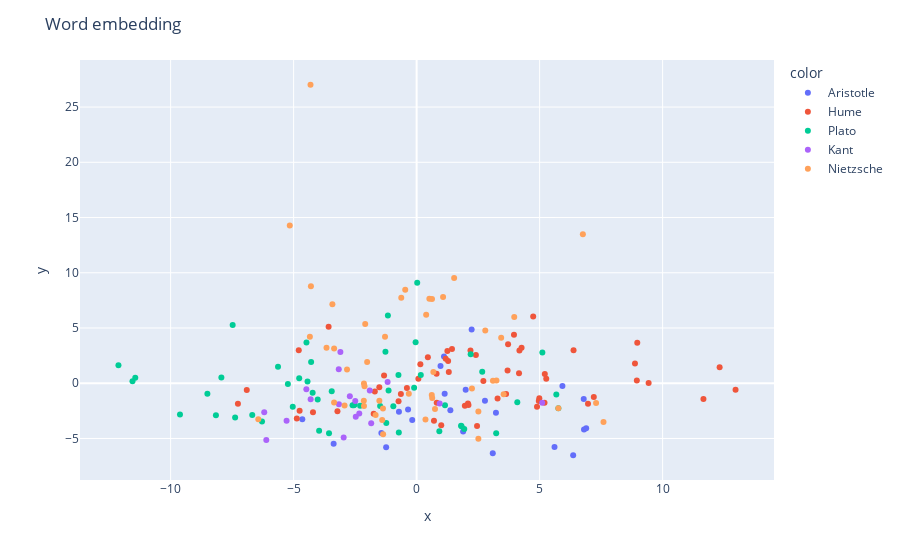

Source (notebook cell):
### Code cell
from tqdm import tqdm

sub_df = philo_df.sample(n=200, random_state=42)
sub_df.reset_index(inplace=True)
vector_mat = np.zeros((len(sub_df), len(sub_df.spacy_vec.values[0])))
for i, row in tqdm(sub_df.iterrows()):
    if len(row.spacy_vec) == 0:
        continue
    vector_mat[i] = row.spacy_vec 
print(np.array(vector_mat).shape, vector_mat[0].shape)
# X = np.array([np.array(e) for e in tfidf_mat])
y = decompose_embed(vector_mat)
aut_list = sub_df.author.values
sent_list = sub_df.sentence.values
show_embedding(y, aut_list, sent_list)

### Figure 1 — Plotly figure (JSON) as saved in the notebook; plotly's stock layout.template omitted (floating-point values rounded to 4 significant figures)
{"data": [{"customdata": [["And this is the reason why all things should have a price set upon them, because thus there may be exchange at any time, and if exchange then dealing."], ["The bees sit upon the combs, in order to bring them to maturity."], ["The appendages of the stomach appear to be peculiar to fishes and birds, for birds have them above the stomach, and few in number, but in fish they are above, and around the stomach."], ["For example, Orestes in the Iphigenia reveals the fact that he is Orestes."], ["And that I with glozing smoothness hid a cruel mind within."], ["Thus, heat, cold, disease, health, and so on are dispositions."], ["It is a sign of this disease, when they hang down their ears and will not eat."], ["We must not be disturbed because it may be argued that, though proposing to discuss the category of quality, we have included in it many relative terms."], ["Some have two wings, as the flies; others four, as the bees; none of the diptera have a caudal sting."], ["Some of them are capable of motion, as the pecten, for some persons say that the pectens can fly, for that they sometimes leap out of the instrument by which they are taken."], ["The males become hard and shining."], ["It is plain that there are instances of this."], ["And when it is dissected, the food is like an egg, though the ovum be no longer there."], ["So that portions of it may be observed in the intestines of birds if they are dissected on the tenth day after exclusion from the egg."], ["There are also many modifications of language, which we concede to the poets."], ["Mares and cows shew the vehemence of their desire by the swelling of their genital parts."], ["And round this a membrane filled with veins: this membrane is like skin, and encloses the brain."], ["Dramatic action, therefore, is not with a view to the representation of character: character comes in as subsidiary to the actions."], ["Being then unrefined, it is evidently the lower of the two."], ["Furthermore, Friendship seems to be the bond of Social Communities, and legislators seem to be more anxious to secure it than Justice even."], ["for, in general, when governments alter, they alter into the contrary species to what they before were, and not into one like their former."], ["If it survives to the fourth month, the parts appear formed."], ["This is meant for an exhaustive division of goods, which are either so in esse or in posse."]], "hovertemplate": "color=Aristotle<br>x=%{x}<br>y=%{y}<br>sentence=%{customdata[0]}<extra></extra>", "legendgroup": "Aristotle", "marker": {"color": "#636efa", "symbol": "circle"}, "mode": "markers", "name": "Aristotle", "orientation": "v", "showlegend": true, "type": "scatter", "x": [-4.647, 0.9719, 6.804, 5.927, 1.113, 3.225, 1.995, -1.239, 6.793, 1.372, 1.14, -3.373, 3.096, 6.892, -0.7182, 2.237, 5.606, -1.432, 1.892, -0.3476, -0.1785, 6.364, 2.779], "xaxis": "x", "y": [-3.263, 1.549, -4.193, -0.2444, 2.428, -2.666, -0.5883, -5.787, -1.436, -2.437, -0.9603, -5.484, -6.34, -4.084, -2.571, 4.871, -5.762, -4.514, -4.367, -2.385, -3.33, -6.519, -1.578], "yaxis": "y"}, {"customdata": [["vi p. 537, 544, 547 v Rush, vol."], ["The Athenian Democracy was such a tumultuary government as we can scarce form a notion of in the present age of the world."], ["of England, married the heiress of that kingdom, and transmitted his title to the younger branches of his family."], ["But there were several reasons which deterred the king from openly avowing their enterprise."], ["He there found that Gorges, whom he had sent before to capitulate with the lord keeper and the other counsellors, had given all of them their liberty, and had gone to court with them."], ["His social virtues, more valuable than the greatest capacity, met with a recompense more precious than noisy fame, and more suitable--contentment and tranquillity."], ["To begin with contiguity; it has been remarked among the Mahometans as well as Christians, that those pilgrims, who have seen or the , are ever after more faithful and zealous believers, than those who have not had that advantage."], ["Cromwell, though himself a barbarian was not insensible to literary merit."], ["For how can an effect, which either is finite, or, for aught we know, may be so; how can such an effect, I say, prove an infinite cause?"], ["He died in 1701, aged sixty-nine."], ["But, in the progress of the quarrel, the state of affairs was much changed on both sides."], [" Beef and pork were ordered to be sold at a halfpenny a pound; mutton and veal at a halfpenny half a farthing, money of that age."], ["The latter has it not in his power."], ["It is impossible to refute a system, which has never yet been explained."], [": In times past, men were contented to dwell in houses builded of sallow, willow, etc."], ["They instantly reversed the former vote, and declared the kings concessions unsatisfactory."], ["Faint not, Hewit of Heathfield."], ["The great zeal of the city facilitated this undertaking."], ["A battle ensued, where De Ruyter was killed."], ["But notwithstanding the small hold which the witnesses afforded, the prisoner was able, in many material particulars, to discredit their testimony."], [" The ancient soldiers, being free citizens above the lowest rank, were all married."], ["This therefore makes the difference between particular deliberations and general reasonings, and renders subtlety and refinement much more suitable to the latter than to the former."], ["Theodore, however, continued some privileges to the English, on account of their being the discoverers of the communication between Europe and his country."], ["Let us apply it to love, to hatred, to humility, to pride; none of them ever arises in the smallest degree imaginable."], ["They immediately voted an address for a proclamation against conventicles."], ["To attempt a farther proof of this were to weaken its evidence; since no proof can be derived from any fact, of which we are so intimately conscious; nor is there any thing, of which we can be certain, if we doubt of this."], ["The judges were reduced to great difficulties between the dangers from the law, and those which arose from the violence of present power and authority."], ["had advanced some pretensions to those provinces, and had got possession of a considerable part of them."], ["And thus on each hand, before and behind, above and below, every animal is surrounded with enemies, which incessantly seek his misery and destruction."], [" His sons and conjunct successors, Sexted and Seward, relapsed into idolatry, and were soon after slain in a battle against the West Saxons."], ["Throgmorton, about this time, unwilling to intrust to letters the great secrets committed to him, obtained leave, under some pretext, to come over to London."], [" Augustine, on his arrival in Kent in the year 597, found the danger much less than he had apprehended."], ["The Dutch army marched first to Exeter; and the princes declaration was there published."], ["Such palpable absurdities were at that time admitted; and they were regarded by the peers of England as a sufficient reason for sacrificing an innocent queen to the cruelty of their tyrant."], ["All causes with regard to the revenue are appealed ultimately to the magistrates."], ["But nations can subsist without intercourse."], ["But all these schemes for promoting industry were likely to prove abortive by the fear of domestic convulsions, arising from the ambition of Warwick."], ["You cannot say that these, of themselves, always, and in all circumstances, are crimes."], ["The occasion was, to acquaint him with a conversation which he had lately had with Puffendorf, the Swedish agent, who had passed by the Hague in the way from Paris to his own country."], ["The clergy were at that time reduced to great difficulties, not only in Scotland, but all over Europe."], ["No satisfaction can ever be attained by these speculations, which so far exceed the narrow bounds of human understanding."], ["Though the English nation be naturally candid and sincere, hypocrisy prevailed among them beyond any example in ancient or modern times."], ["The conduct of the prince with regard to Scotland, was founded on the same prudent and moderate maxims."], ["Are the changes of our body from infancy to old age more regular and certain than those of our mind and conduct?"], ["Your theory itself cannot surely pretend to any such advantage, even though you have run into Anthropomorphism, the better to preserve a conformity to common experience."], ["Such were the mighty alterations which already had fully taken place, or were gradually advancing, in the house of peers; that is, in the parliament: for there seems anciently to have been no other house."], ["Why then is the clause so anxiously, and, as we may think, so superfluously repeated?"], ["The few converts whom the priests had made, were treated with such contempt and ignominy, as deterred every one from following the example."], [" All these imprudences were remarked by Somersets enemies, who resolved to take advantage of them."], ["There is another of the kings intercepted letters to the queen commonly mentioned; where, it is pretended, he talked of raising and then destroying Cromwell."], ["The protector was justly alarmed at those movements among the officers."], ["The revolution forms a new epoch in the constitution; and was probably attended with consequences more advantageous to the people, than barely freeing them from an exceptionable administration."], ["The clergy consented to give a tenth for three years."], ["But beside this, which is common to both passions, it is requisite to pride, in order to produce a transition from one passion to another, and convert the falsification into vanity."], ["The speaker displayed the gratitude of the commons, because her sacred ears were ever open to hear them, and her blessed hands ever stretched out to relieve them."], [" By this chicane, which certainly had not been employed if amity with Spain had been preserved, the palatine was totally dispossessed of his patrimonial dominions."], ["The opposite character of the Dutch had rendered them the objects of his aversion; and even the uncourtly humors of the English made him very indifferent towards them."], ["Secondly, Neither their principles nor affections concurred, entirely or heartily, with the settlement made at the Revolution, or with that which has since taken place."], ["For as pity is an uneasiness, and malice a joy, arising from the misery of others, pity should naturally, as in all other cases, produce hatred; and malice, love."]], "hovertemplate": "color=Hume<br>x=%{x}<br>y=%{y}<br>sentence=%{customdata[0]}<extra></extra>", "legendgroup": "Hume", "marker": {"color": "#EF553B", "symbol": "circle"}, "mode": "markers", "name": "Hume", "orientation": "v", "showlegend": true, "type": "scatter", "x": [12.32, 1.961, 8.952, 1.438, 4.267, 0.4577, 1.281, 3.958, -6.904, 12.97, 1.001, 6.968, -1.324, -4.756, 4.739, 3.291, 8.877, 3.697, 11.66, -1.699, 5.211, -4.213, 4.988, -4.791, 2.087, -4.87, 0.07099, 4.895, 2.19, 8.97, 2.713, 7.203, 9.432, 1.184, -0.7341, 1.25, 2.108, -7.264, 4.967, 5.2, -1.516, 0.8116, 4.18, 0.7054, -3.218, 3.638, -1.745, 1.308, 2.41, 5.27, 3.719, 2.456, 4.163, -0.3946, 0.1527, 6.379, 0.8172, -0.6393, -3.577], "xaxis": "x", "y": [1.439, -2.032, 0.2491, 3.093, 3.206, 2.353, 2.019, 4.388, -0.62, -0.6003, -3.797, -1.857, 0.6894, -2.48, 6.052, -1.375, 1.785, 1.162, -1.436, -0.7396, 0.8292, -2.632, -1.354, 2.982, -1.838, -3.194, 0.4126, -2.138, 2.963, 3.673, 0.1932, -1.238, 0.02662, 2.215, -1.623, 2.928, -1.974, -1.851, -1.611, -1.775, -0.3696, 0.8484, 2.952, -3.402, -2.545, -0.9789, -2.758, 1.007, 2.56, 0.3958, 3.533, -3.874, 0.9107, -0.4232, 1.708, 2.995, -1.775, -0.9848, 5.119], "yaxis": "y"}, {"customdata": [[": But then how ridiculous would be the effect of names on things, if they were exactly the same with them!"], ["Is not this the way--he is the son of the miserly and oligarchical father who has trained him in his own habits?"], ["I wish that you would explain to me."], ["If there are, they must be of an inconceivable greatness."], [": Yes, I suppose so."], ["to which you would find no difficulty in replying, of a son or daughter: and the answer would be right."], [": I dare say that the Stranger will not object to discuss the question."], ["I met him when he was an old man, and I was a mere youth, and he appeared to me to have a glorious depth of mind."], [": Yes, and the reason, as I should imagine, is that they are supposed to have knowledge of those things about which they dispute?"], ["Once upon a time there were gods only, and no mortal creatures."], ["Such, Phaedrus--and I speak not only to you, but to all of you--were the words of Diotima; and I am persuaded of their truth."], [": Again, false opinion is that form of opinion which thinks the opposite of the truth:--You would assent?"], ["No one will deny that."], [": What ought we to say then?"], ["Then I suppose that opinion appears to you to be darker than knowledge, but lighter than ignorance?"], ["All this and much more may be truly said by way of prelude about the duty of marriage."], ["Then this new kind of knowledge must have an additional quality?"], ["Of that, he replied, there can be no doubt; such excessive care of the body, when carried beyond the rules of gymnastic, is most inimical to the practice of virtue."], [": The well-being of those two is obviously the preservation of every living thing."], ["For to commit the worst crimes, as I am inclined to think, was not in his power, and he was happier than those who had the power."], ["--they would acknowledge that they were not?"], ["Shall I return to your old argument about the opinions of men?--we were saying that some of them are to be regarded, and others not."], ["And a narrative it remains both in the speeches which the poet recites from time to time and in the intermediate passages?"], ["Did you ever know an example in any other State of a ruler who would speak of one of his colleagues as his friend and of another as not being his friend?"], ["And does it appear to you, he said, to have been thus rightly argued, and that the argument would lead to this result, if the hypothesis were correct, that the soul is harmony?"], ["I fear that I must have been talking darkly, like the tragedians."], ["And will you have a work better done when the workman has many occupations, or when he has only one?"], ["And why are mean employments and manual arts a reproach?"], ["Solon in return asked him what he meant."], ["And hardest of all, I do not know and cannot tell the names of my accusers; unless in the chance case of a Comic poet."], ["Far be it from us to enter into the particulars of legislation; let the guardians take care of education, and education will take care of all other things."], ["Nevertheless he gave his life to revenge his friend, and dared to die, not only in his defence, but after he was dead."], ["And so, by the dog of Egypt, we have been unconsciously purging the State, which not long ago we termed luxurious."], ["For it appears to me that if there is any thing else beautiful besides beauty itself, it is not beautiful for any other reason than because it partakes of that abstract beauty; and I say the same of every thing."], ["Such an one, as we further maintain, is sufficient for himself and his own happiness, and therefore is least in need of other men."], [": No, I do not."], ["I have always thought you to be of a happy disposition; but never did I see anything like the easy, tranquil manner in which you bear this calamity."], ["We say that the one partakes of being and therefore it is?"], ["A kinsman of the offender shall not be allowed to judge the cause, not even if he be of the age which is prescribed by the law."], ["That whole class has to do with the future, and laws are passed under the idea that they will be useful in after-time; which, in other words, is the future."], ["And I have been now many years in the profession--for all my years when added up are many: there is no one here present of whom I might not be the father."], [": That is very much the truth."], ["Cri. It seems so to me."], ["But is this equally true of the greatness and smallness of the fingers?"], ["But I do not think, Simmias, that this is the case, and do you consider what I say, for every one must think that he who argues thus argues, foolishly."], ["Remember what has been already said,--that to the sick man his food appears to be and is bitter, and to the man in health the opposite of bitter."], ["Nor is there any existing thing which can be attributed to it; for if there had been, it would partake of being?"], ["What, again, is the meaning of light and heavy, if that which is light is also heavy, and that which is heavy, light?"], ["And yet, he said, if in any argument, there ought to be an accordance in one respecting harmony."], ["What is filled with more real existence, and actually has a more real existence, is more really filled than that which is filled with less real existence and is less real?"], ["Is it a third, or akin to one of the preceding?"]], "hovertemplate": "color=Plato<br>x=%{x}<br>y=%{y}<br>sentence=%{customdata[0]}<extra></extra>", "legendgroup": "Plato", "marker": {"color": "#00cc96", "symbol": "circle"}, "mode": "markers", "name": "Plato", "orientation": "v", "showlegend": true, "type": "scatter", "x": [-3.561, 5.112, -8.159, -7.478, -9.62, -2.605, -4.434, 2.667, -7.377, 0.02442, -1.167, -8.505, -7.937, -12.12, -6.682, -2.551, -3.963, 0.17, -0.7228, -4.227, -11.55, -4.288, 4.093, -1.14, -5.035, -0.738, -0.9466, -1.267, -0.1011, -2.52, -1.484, 2.198, 5.679, -4.021, -5.233, 5.762, -3.451, -5.634, -0.04085, -1.233, 0.924, -11.44, 1.829, -4.478, -6.285, 1.153, -2.296, 1.807, -4.773, 1.936, 3.234], "xaxis": "x", "y": [-4.539, 2.79, -2.89, 5.266, -2.829, -1.99, 0.1615, 1.032, -3.109, 9.089, 6.14, -0.9561, 0.5122, 1.637, -2.887, -1.988, -4.291, 0.7448, -4.451, -0.864, 0.1727, 1.921, -1.721, -0.6588, -2.138, 0.7379, -2.08, 2.85, -0.4038, -1.918, -2.066, 2.628, -1.029, -1.48, -0.06374, -2.266, -0.717, 1.496, 3.706, -3.611, -4.349, 0.4951, -3.892, 3.68, -3.462, -1.989, -2.046, -3.839, 0.4415, -4.151, -4.522], "yaxis": "y"}, {"customdata": [["With this last statement most people will be inclined to agree."], ["Or, to give an example of the advantageousness of certain natural things as means for other creatures, no soil is more suitable to pine trees than a sandy soil."], ["He overlooked the positive injury which results, if reason be deprived of its most important prospects, which can alone supply to the will the highest aim for all its endeavor."], ["For if space be nothing but a form of my sensibility, it is as a representation in me just as actual as I myself am, and nothing but the empirical truth of the representations in it remains for consideration."], ["And as in every number we must have unity as the foundation, so a phenomenon taken as unity is a quantity, and as such always a continuous quantity."], ["And this is the natural course of every human reason, even of the most uneducated, although the path at first entered it does not always continue to follow."], ["All material practical principles as such are of one and the same kind and come under the general principle of self-love or private happiness."], [" Unlike Hegel whose ideal was the Prussian state, as it was under Frederick the Great."], ["Is the motive for this endeavour to be found in its speculative, or in its practical interests alone?"], ["For we do not think of them, first, as the inner effects of the substance, as if it were a cause; nor, secondly, of this cause as a cause producing effects by means of its Understanding."], ["It is only when the want is appeased that we can distinguish which of many men has or has not taste."], ["In this sphere, therefore, Reason is mistress of a possession, her title to which she does not require to provewhich, in fact, she could not do."], ["If, therefore, the beauty of Nature interests a man immediately we have reason for attributing to him, at least, a basis for a good moral disposition."], ["But a representation is clear, in which our consciousness is sufficient for the consciousness of the difference of this representation from others."], ["They are like old but never superannuated claims; and we must seek them out, and settle them once and for ever, if we are to expect a permanent peace."], ["Now, the intuitions which pure mathematics lays at the foundation of all its cognitions and judgments which appear at once apodeictic and necessary are Space and Time."], ["On this account the Christian religion makes it come only from the same Spirit that works sanctification, that is, this firm purpose, and with it the consciousness of steadfastness in the moral progress."], ["But I can pass from the conception to the pure or empirical intuition which corresponds to it."]], "hovertemplate": "color=Kant<br>x=%{x}<br>y=%{y}<br>sentence=%{customdata[0]}<extra></extra>", "legendgroup": "Kant", "marker": {"color": "#ab63fa", "symbol": "circle"}, "mode": "markers", "name": "Kant", "orientation": "v", "showlegend": true, "type": "scatter", "x": [-6.111, 0.9386, -1.846, -5.286, -2.331, -2.473, -4.308, 5.104, -3.158, -2.965, -3.165, -2.494, -4.482, -6.194, -1.179, -1.904, -3.098, -2.715], "xaxis": "x", "y": [-5.128, -1.829, -3.632, -3.401, -2.74, -3.045, -1.46, -1.766, -1.909, -4.911, 1.256, -1.614, -0.5477, -2.618, 0.1048, -0.657, 2.828, -1.168], "yaxis": "y"}, {"customdata": [["6 of Higher Man:-- Ye higher men, think ye that I am here to put right what ye have put wrong?"], ["O afternoon of my life!"], ["Before the populace, however, we will not be equal."], ["And I do not mention Heineladorable Heine, as they say in Pariswho long since has passed into the flesh and blood of the more profound and more soulful of French lyricists."], ["The moral man, he says, stands no nearer the knowable world than the physical man."], ["In Part, we get the sentiments of the discourse In the Happy Isles, but perhaps in stronger terms."], ["It is the good war which halloweth every cause! see also par."], ["Or take revenge? And he hearkened unto his weak reason: like lead lay its words upon him--thereupon he robbed when he murdered."], ["Passion for power: but who would call it, when the height longeth to stoop for power!"], ["Are they not one and all, like Wagner himself, on quite intimate terms with bad weather, with German weather!"], ["This distortion is very probable: there are many reasons why a type of that sort should not be handed down in a pure form, complete and free of additions."], ["Just now have I seen them bent down--to creep to the cross."], ["Ye signify steps: so do not upbraid him who ascendeth beyond you into height!"], [" Sache, thing but not in the sense of Ding."], ["One has therefore to distinguish the instinct of appropriation, and the instinct of submission, in benevolence, according as the stronger or the weaker feels benevolent."], ["Suppose he is in pain or in a good mood, he never questions that he can find the reason of either condition if only he seeks...."], [" : thus do I call you, ye real ones!"], ["this is my doubt of you, and my secret laughter: I suspect ye would call my Superman--a devil!"], ["How strange that this sole thing that is certain and common to all, exercises almost no influence on men, and that they are the furthest from regarding themselves as the brotherhood of death!"], ["Rome now hath turned harlot and harlot-stew, Romes Caesar a beast, and God--hath turned Jew!"], ["I thought of her, was stirred To tears unendingyea, I love her true!"], ["Let any one observe, however, the hatred of the herd for all truthful men."], ["No grey old priestly devil, But, young, with cheeks aflame Who een when sick with revel, Can jealous be and blame."], ["Mathematics is only a means to general and ultimate human knowledge."], ["He, however, who cometh nigh to his goal, danceth."], ["Who would venture Here to be guest-- To be thy guest?"], ["16, 17, 18, 19, 20."], ["They despised the body: they did not reckon with it: nay, more--they treated it as an enemy."], ["How lovely is all speech and all falsehoods of tones!"], ["--A new way of life, not a new faith.... 34."], ["The profound man, who is by nature differentiated from his fellows, feels this difference too keenly to call attention to it by any outward show."], [" In impartiality and coolness of judgment: people scout the strain of being moved, and prefer to be detached and objective."], ["Should not the only be the right disguise for the shame of a God to go about in?"], ["Systematic falsification of history, so that it may present a proof of the moral valuation: The decline of a people and corruption."], ["... A pastoral melody... an idyll... the good man: such things have most effect in ages when tragedy is abroad."], [" 1 Goddess Friendship, deign to hear the song That we sing in friendships honour!"], ["Set Darwin up by Goethes side?"], ["into the thrilling sensation of his own nothingness--Well!"], ["The Christian pessimists of practice, had, as stated, a direct interest in the prevalence of an opposite belief."], ["Shrouded in thick melancholy, and eager for the little casualties that bring death: thus do they wait, and clench their teeth."], ["But it is now too late to do so:--so your Self wisheth to succumb, ye despisers of the body."], ["The same causes which tend to promote the belittling of men, also force the stronger and rarer individuals upwards to greatness. 110."], ["Why labour together, trust one another, or concern ones self about the common welfare, and try to serve it?..."], ["Call me however what thou wilt--I am who I must be."], ["Did perhaps a silly child take them out of its toy-box?"], ["Now that the genius of music has fled from tragedy, tragedy is, strictly speaking, dead: for from whence could one now draw the metaphysical comfort?"], ["Lo, I teach you the Superman!"], ["Canst thou give unto thyself thy bad and thy good, and set up thy will as a law over thee?"], ["Far too long hath there been a slave and a tyrant concealed in woman."]], "hovertemplate": "color=Nietzsche<br>x=%{x}<br>y=%{y}<br>sentence=%{customdata[0]}<extra></extra>", "legendgroup": "Nietzsche", "marker": {"color": "#FFA15A", "symbol": "circle"}, "mode": "markers", "name": "Nietzsche", "orientation": "v", "showlegend": true, "type": "scatter", "x": [-4.297, 7.597, -3.355, 3.538, -3.663, -1.399, 0.3606, 0.5183, -2.011, 2.51, -1.362, 3.245, -0.463, 0.6166, -2.829, -6.436, -3.424, -2.09, 0.6339, 6.759, -2.142, -3.354, 3.438, -2.929, 0.6261, 1.076, 5.762, 0.3881, -1.284, -1.514, -2.118, -0.3172, -4.339, -1.667, 2.249, -0.624, 7.296, 2.51, -1.368, 3.103, 2.791, -2.146, -2.139, -5.156, 0.7469, 0.6808, 3.969, -4.313, 1.526], "xaxis": "x", "y": [8.786, -3.508, -1.751, -0.9908, 3.221, -3.326, -3.275, 7.65, 1.925, -5.025, -4.608, 0.2473, 8.458, -1.061, 1.235, -3.253, 7.161, 5.364, -1.342, 13.49, -0.02708, 3.142, 4.111, -2.025, 7.633, 7.803, -2.266, 6.203, 4.202, -1.577, -0.2743, -0.9498, 4.219, -2.883, -0.4859, 7.741, -1.795, -2.553, -2.288, 0.2257, 4.766, -1.591, -2.053, 14.28, -2.326, 1.023, 5.986, 27.02, 9.528], "yaxis": "y"}], "layout": {"legend": {"title": {"text": "color"}, "tracegroupgap": 0}, "margin": {"t": 60}, "title": {"text": "Word embedding"}, "xaxis": {"anchor": "y", "domain": [0, 1], "title": {"text": "x"}}, "yaxis": {"anchor": "x", "domain": [0, 1], "title": {"text": "y"}}}}
